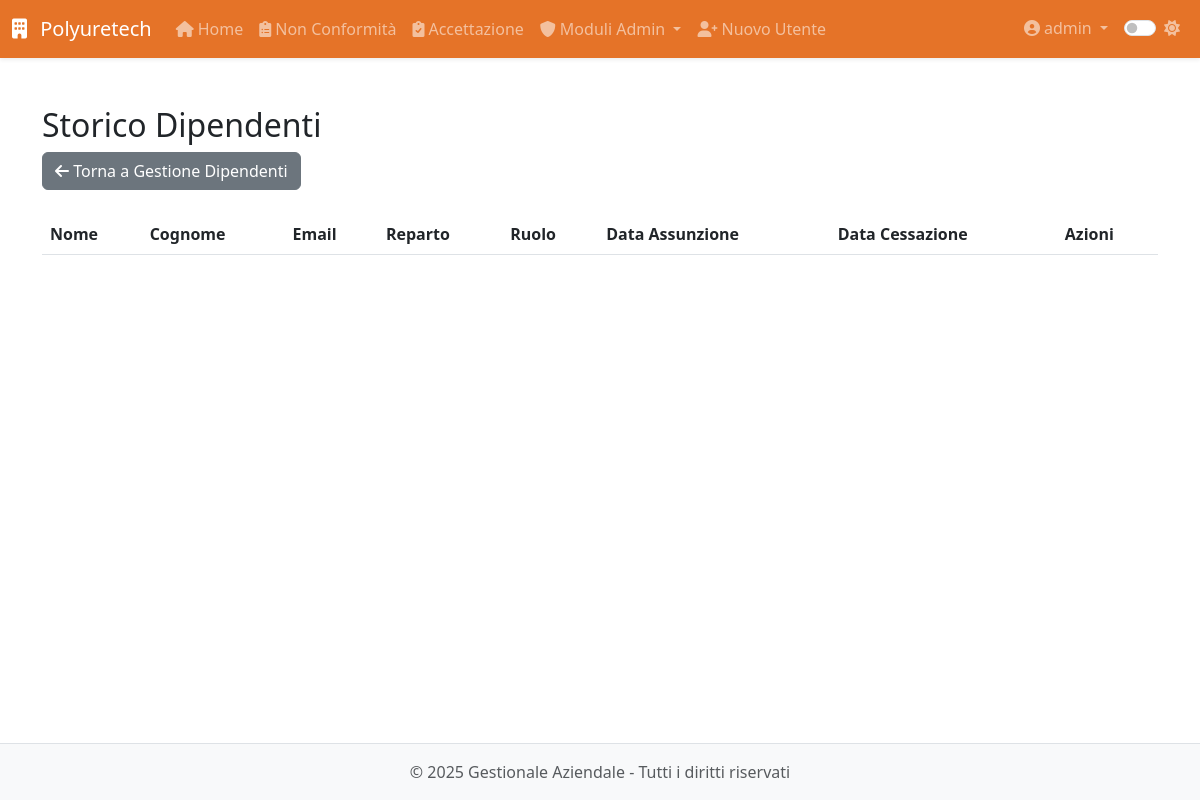
The app's page /modulo8/dipendenti/storico (signed in), older data.
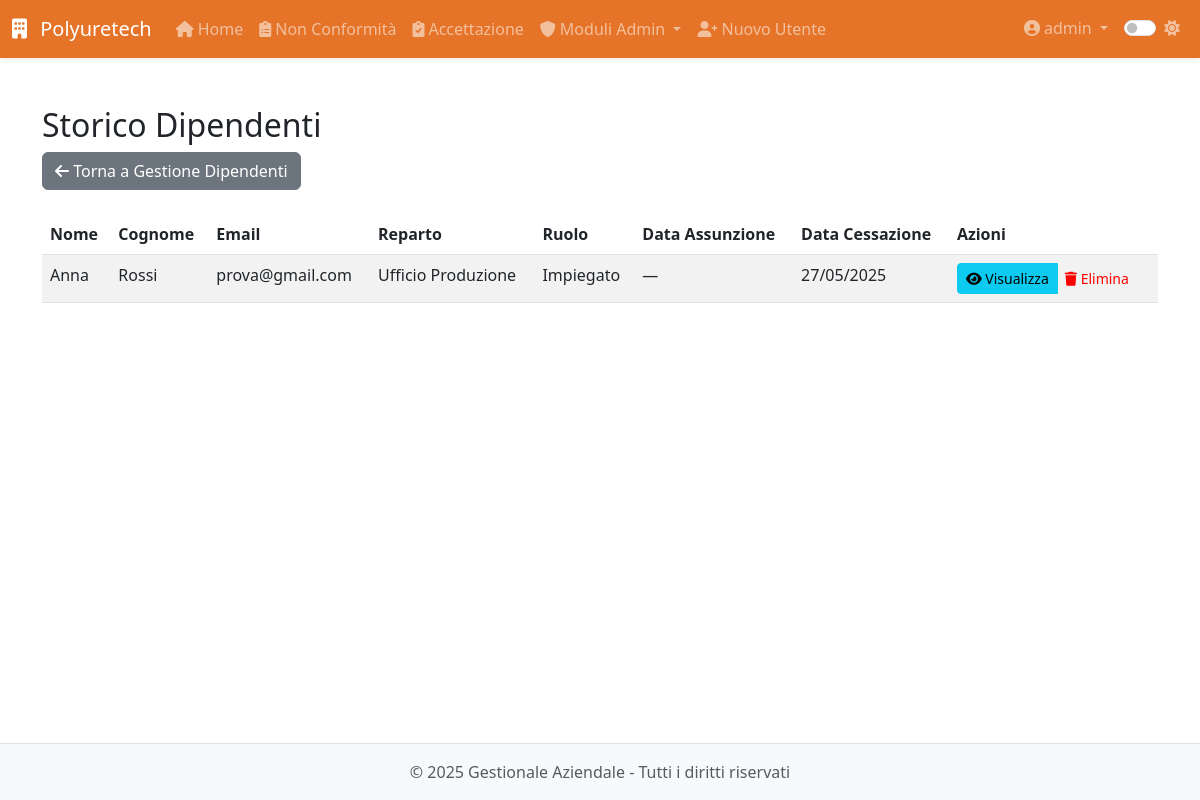
The same page, newer data.
### app/models.py (models this page shows, shortened)
class Dipendente(db.Model):
    __tablename__ = 'dipendente'
    id = db.Column(db.Integer, primary_key=True)
    nome = db.Column(db.String(100), nullable=False)
    cognome = db.Column(db.String(100), nullable=False)
    data_nascita = db.Column(db.Date, nullable=False)
    luogo_nascita = db.Column(db.String(100), nullable=False)
    provincia_nascita = db.Column(db.String(2), nullable=False)
    codice_fiscale = db.Column(db.String(16))
    email = db.Column(db.String(120))
    telefono = db.Column(db.String(20))
    matricola = db.Column(db.String(20), unique=True)
    reparto = db.Column(db.String(100))
    ruolo = db.Column(db.String(100))
    data_assunzione_somministrazione = db.Column(db.Date)
    agenzia_somministrazione = db.Column(db.String(100))
    data_assunzione_indeterminato = db.Column(db.Date)
    legge_104 = db.Column(db.Boolean, default=False)
    donatore_avis = db.Column(db.Boolean, default=False)
    indirizzo_residenza = db.Column(db.String(200))
    citta_residenza = db.Column(db.String(100))
    provincia_residenza = db.Column(db.String(2))
    cap_residenza = db.Column(db.String(5))
    data_cessazione = db.Column(db.Date)
    note = db.Column(db.Text)
    archiviato = db.Column(db.Boolean, default=False)
    created_by_id = db.Column(db.Integer, db.ForeignKey('users.id'))
    created_by = db.relationship('User', backref='dipendenti_creati')
    competenze = db.relationship('Competenza',
                               secondary='dipendente_competenza',
                               backref=db.backref('dipendenti', lazy='dynamic'))
    competenze_associate = db.relationship('DipendenteCompetenza',
                                         back_populates='dipendente',
                                         overlaps="competenze,dipendenti")
    vestiario = db.relationship('Inventory',
                              secondary='prelievi_vestiario',
                              backref='dipendenti')
    performance = db.relationship('Performance', back_populates='dipendente', cascade='all, delete-orphan')
    partecipazioni_corsi = db.relationship('PartecipazioneCorso', backref='dipendente', lazy=True)
    corsi_sicurezza = db.relationship('CorsoSicurezza', secondary='dipendente_corso_sicurezza',
                                    backref=db.backref('dipendenti', lazy=True))

### app/routes/modulo8.py (the view)
@modulo8.route('/dipendenti/storico')
@login_required
@admin_required
def storico_dipendenti():
    dipendenti = Dipendente.query.filter_by(archiviato=True).order_by(Dipendente.data_cessazione.desc()).all()
    return render_template('modulo8/dipendenti/storico.html', dipendenti=dipendenti)

### app/models.py (called while the page is built)
@login_manager.user_loader
def load_user(id):
    return User.query.get(int(id))

    def is_admin(self):
        return self.role == 'admin'

### app/utils.py (called while the page is built)
def admin_required(f):
    @wraps(f)
    def decorated_function(*args, **kwargs):
        if not current_user.is_admin:
            abort(403)
        return f(*args, **kwargs)
    return decorated_function

### app/templates/modulo8/dipendenti/storico.html (shortened to what this page needs)
{% extends 'base.html' %}
{% block content %}
<div class="module-view">
  <h2>Storico Dipendenti</h2>
  <div class="mb-4">
    <a href="{{ url_for('modulo8.dipendenti') }}" class="btn btn-secondary">
      <i class="fas fa-arrow-left"></i> Torna a Gestione Dipendenti
    </a>
  </div>
  <table class="table table-striped">
    <thead>
      <tr>
        <th>Nome</th>
        <th>Cognome</th>
        <th>Email</th>
        <th>Reparto</th>
        <th>Ruolo</th>
        <th>Data Assunzione</th>
        <th>Data Cessazione</th>
        <th>Azioni</th>
      </tr>
    </thead>
    <tbody>
      {% for dip in dipendenti %}
      <tr>
        <td>{{ dip.nome }}</td>
        <td>{{ dip.cognome }}</td>
        <td>{{ dip.email or '—' }}</td>
        <td>{{ dip.reparto or '—' }}</td>
        <td>{{ dip.ruolo or '—' }}</td>
        <td>
          {% if dip.data_assunzione_indeterminato %}
            {{ dip.data_assunzione_indeterminato.strftime('%d/%m/%Y') }}
          {% else %}
            —
          {% endif %}
        </td>
        <td>{{ dip.data_cessazione.strftime('%d/%m/%Y') }}</td>
        <td>
          <div class="btn-group">
            <a href="{{ url_for('modulo8.visualizza_archivio_dipendente', id=dip.id) }}" class="btn btn-sm btn-info">
              <i class="fas fa-eye"></i> Visualizza
            </a>
            <button type="button" class="btn btn-sm btn-danger" data-bs-toggle="modal" data-bs-target="#deleteModal{{ dip.id }}">
              <i class="fas fa-trash"></i> Elimina
            </button>
          </div>
        </td>
      </tr>
      {% endfor %}
    </tbody>
  </table>
</div>
{% endblock %}

Row changes from the older to the newer data that the page shows:
now on this page (row edited): Dipendente: nome "Anna", cognome "Rossi", email "prova@gmail.com", reparto "Ufficio Produzione", ruolo "Impiegato", data_cessazione "27/05/2025"
